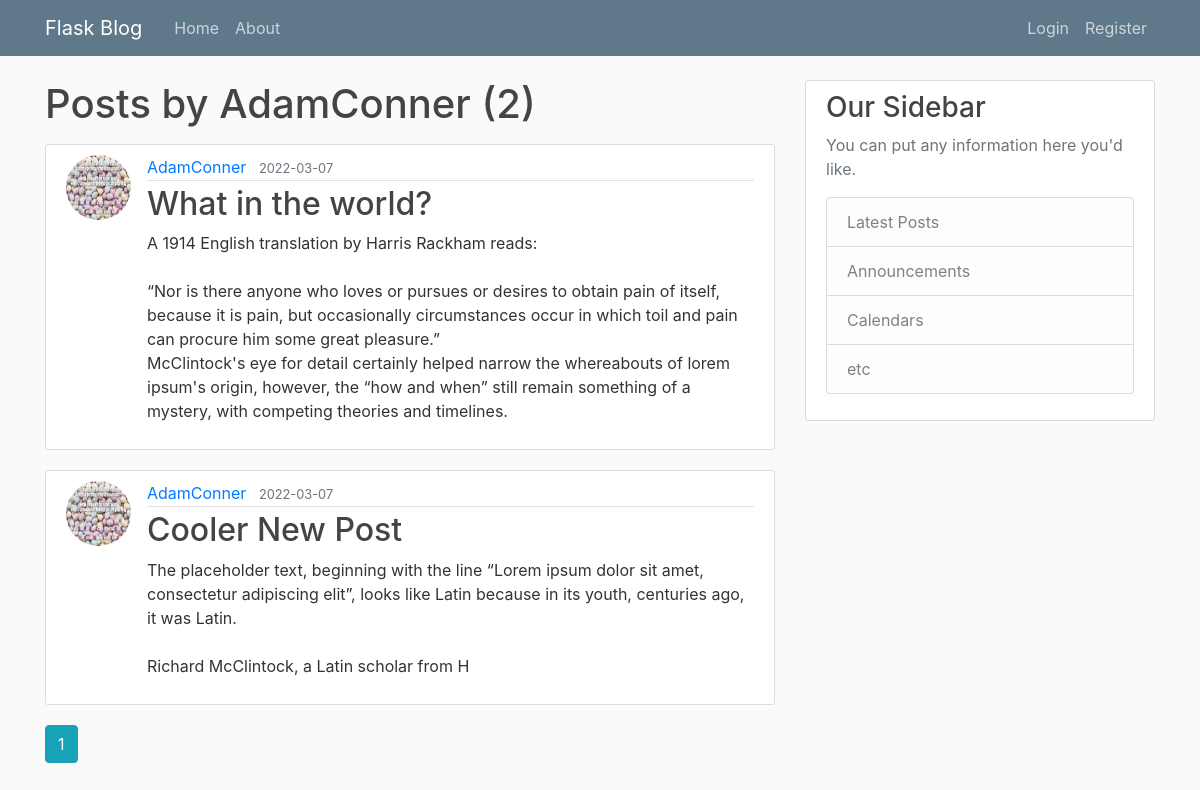
Page /user/AdamConner on the earlier database version.
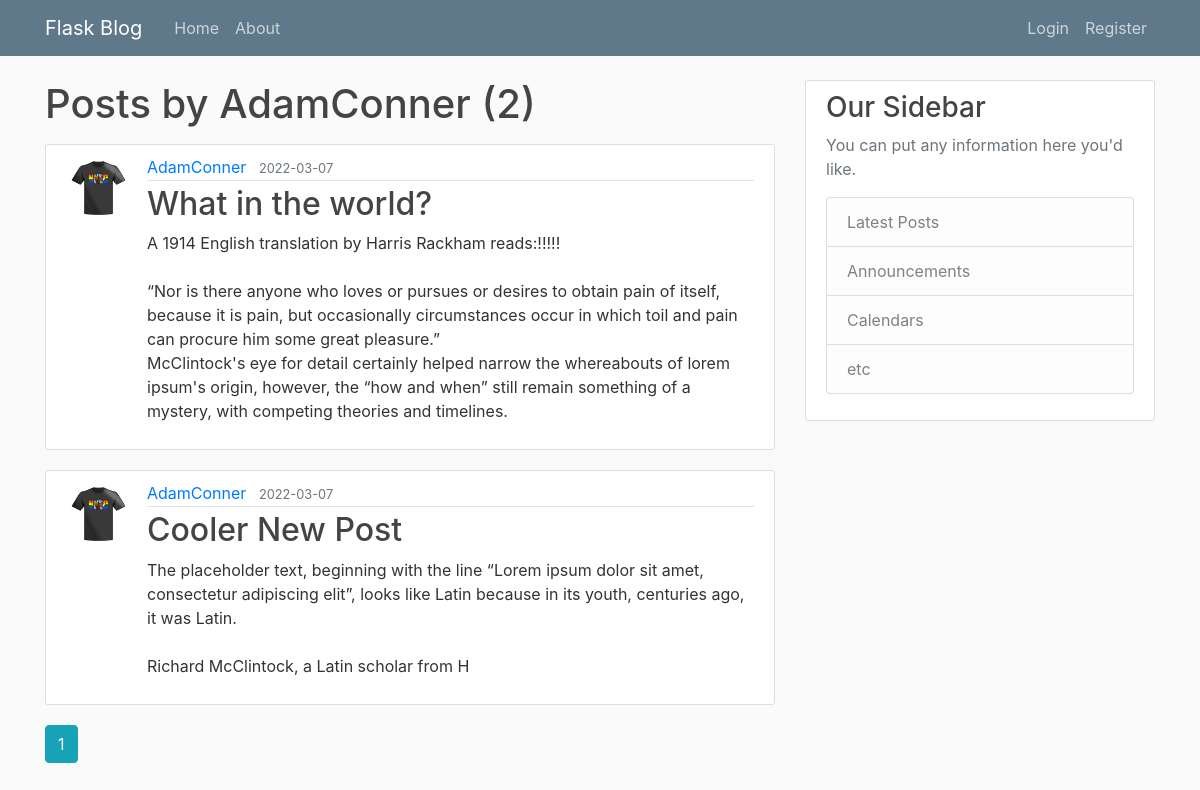
Same page on the later database version.
### flaskblog/models.py (models this page shows, shortened)
class Post(db.Model):
    id = db.Column(db.Integer, primary_key=True)
    title = db.Column(db.String(100), nullable=False)
    date_posted = db.Column(db.DateTime, nullable=False, default=datetime.utcnow)
    content = db.Column(db.Text, nullable=False)
    user_id = db.Column(db.Integer, db.ForeignKey('user.id'), nullable=False)

class User(db.Model, UserMixin):
    id = db.Column(db.Integer, primary_key=True)
    username = db.Column(db.String(20), unique=True, nullable=False)
    email = db.Column(db.String(120), unique=True, nullable=False)
    image_file = db.Column(db.String(20), nullable=False, default='default.jpg')
    password = db.Column(db.String(60), nullable=False)
    posts = db.relationship('Post', backref='author', lazy=True)

### flaskblog/users/routes.py (the view)
@users.route("/user/<string:username>")
def user_posts(username):
    page = request.args.get('page', 1, type=int)
    user = User.query.filter_by(username=username).first_or_404()
    posts = Post.query.filter_by(author=user)\
        .order_by(Post.date_posted.desc())\
        .paginate(per_page=5, page=page)
    return render_template('user_posts.html', posts=posts, user=user)

### flaskblog/templates/user_posts.html
{% extends "layout.html" %}
{% block content %}
    <h1 class="mb-3">Posts by {{ user.username }} ({{ posts.total }})</h1>
    {% for post in posts.items %}
        <article class="media content-section">
            <img class="rounded-circle article-img" src="{{ url_for('static', filename='profile_pics/' + post.author.image_file) }}">
            <div class="media-body">
            <div class="article-metadata">
                <a class="mr-2" href="{{url_for('users.user_posts', username=post.author.username)}}">{{ post.author.username }}</a>
                <small class="text-muted">{{ post.date_posted.strftime('%Y-%m-%d') }}</small>
            </div>
            <h2><a class="article-title" href="{{ url_for('posts.post', post_id=post.id) }}">{{ post.title }}</a></h2>
            <p class="article-content">{{ post.content }}</p>
            </div>
        </article>
    {% endfor %}
    {% for page_num in posts.iter_pages(left_edge=1, right_edge=1, left_current=1, right_current=2) %}
        {% if page_num %}
            {% if posts.page == page_num %}
                <a class="btn btn-info mb4" href="{{ url_for('users.user_posts', username = user.username, page=page_num) }}">{{ page_num }}</a>
            {% else %}
                <a class="btn btn-outline-info mb4" href="{{ url_for('users.user_posts', username = user.username, page=page_num) }}">{{ page_num }}</a>
            {% endif %}
        {% else %}
            ...
        {% endif %}
    {% endfor %}
{% endblock content %}

Differences in the rows shown:
changed Post "What in the world?": image_file: a different picture; content "…translation by Harris Rackham reads: “Nor is there anyone…" → "…translation by Harris Rackham reads:!!!!! “Nor is there anyone…"
changed through a linked row, Post "Cooler New Post": image_file: a different picture
